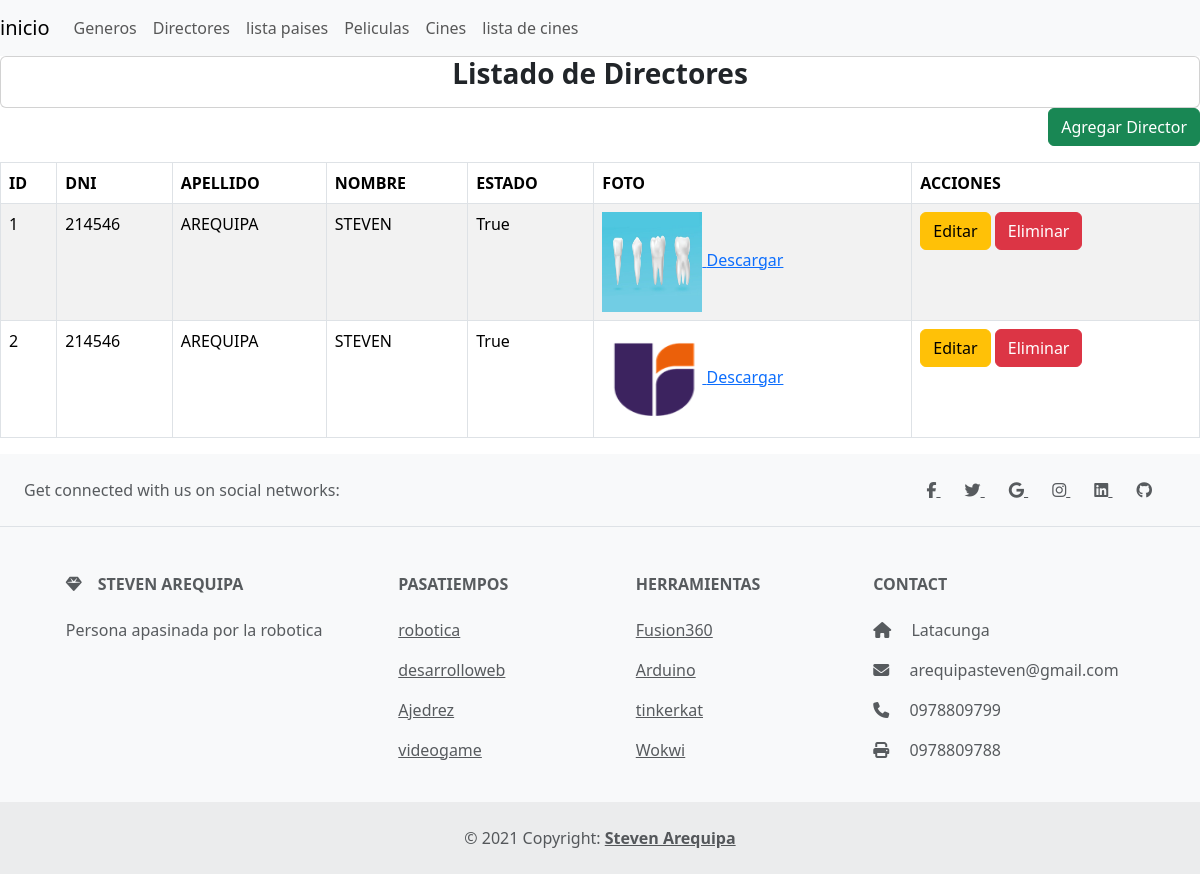
/listadoDirectores/, run on the app's committed database.
### Aplicaciones/Cartelera/models.py (models this page shows, shortened)
class Director(models.Model):
    id=models.AutoField(primary_key=True)
    dni=models.CharField(max_length=15)
    apellido=models.CharField(max_length=25)
    nombre=models.CharField(max_length=25)
    estado=models.BooleanField(default=True)
    foto=models.FileField(upload_to='portadas',null=True,blank=True)

### Aplicaciones/Cartelera/views.py (the view)
# urls.py: path('listadoDirectores/',views.listadoDirectores, name='listadoDirectores'),   #no recibe parametros
def listadoDirectores(request):
    directores = Director.objects.all()
    return render(request, "listadoDirectores.html", {'directores': directores})

### Aplicaciones/Cartelera/templates/listadoDirectores.html (shortened to what this page needs)
{% extends "./plantilla.html" %}
{% block body %}
<div class="card">
    <div class="card-title text-center">
        <h3><b>Listado de Directores</b></h3>
    </div>
</div>
<div class="text-end mb-3">
    <a href="{% url 'nuevoDirector' %}" class="btn btn-success">Agregar Director</a>
</div>
<table class="table table-bordered table-striped table-hover" id="tbl-directores">
    <thead>
        <tr>
            <th>ID</th>
            <th>DNI</th>
            <th>APELLIDO</th>
            <th>NOMBRE</th>
            <th>ESTADO</th>
            <th>FOTO</th>
            <th>ACCIONES</th>
        </tr>
    </thead>
    <tbody>
        {% for director in directores %}
            <tr>
                <td>{{ director.id }}</td>
                <td>{{ director.dni }}</td>
                <td>{{ director.apellido }}</td>
                <td>{{ director.nombre }}</td>
                <td>{{ director.estado }}</td>
                <td>
                    {% if director.foto %}
                        <a href="{{ director.foto.url }}" target="_blank">
                            <img src="{{ director.foto.url }}" alt="Foto de {{ director.nombre }}" height="100px" width="100px">
                        </a>
                        <a download href="{{ director.foto.url }}" target="_blank">Descargar</a>
                    {% else %}
                        No hay foto
                    {% endif %}
                </td>
                <td>
                    <a href="{% url 'editarDirector' director.id %}" class="btn btn-warning">Editar</a>
                    <a href="{% url 'eliminarDirector' director.id %}" onclick="return confirm('¿Estás seguro?');" class="btn btn-danger">Eliminar</a>
                </td>
            </tr>
        {% endfor %}
    </tbody>
</table>
{% endblock %}

### data on the page
Director: id "1", dni "214546", apellido "AREQUIPA", nombre "STEVEN", estado "True", foto (picture)
Director: id "2", dni "214546", apellido "AREQUIPA", nombre "STEVEN", estado "True", foto (picture)
